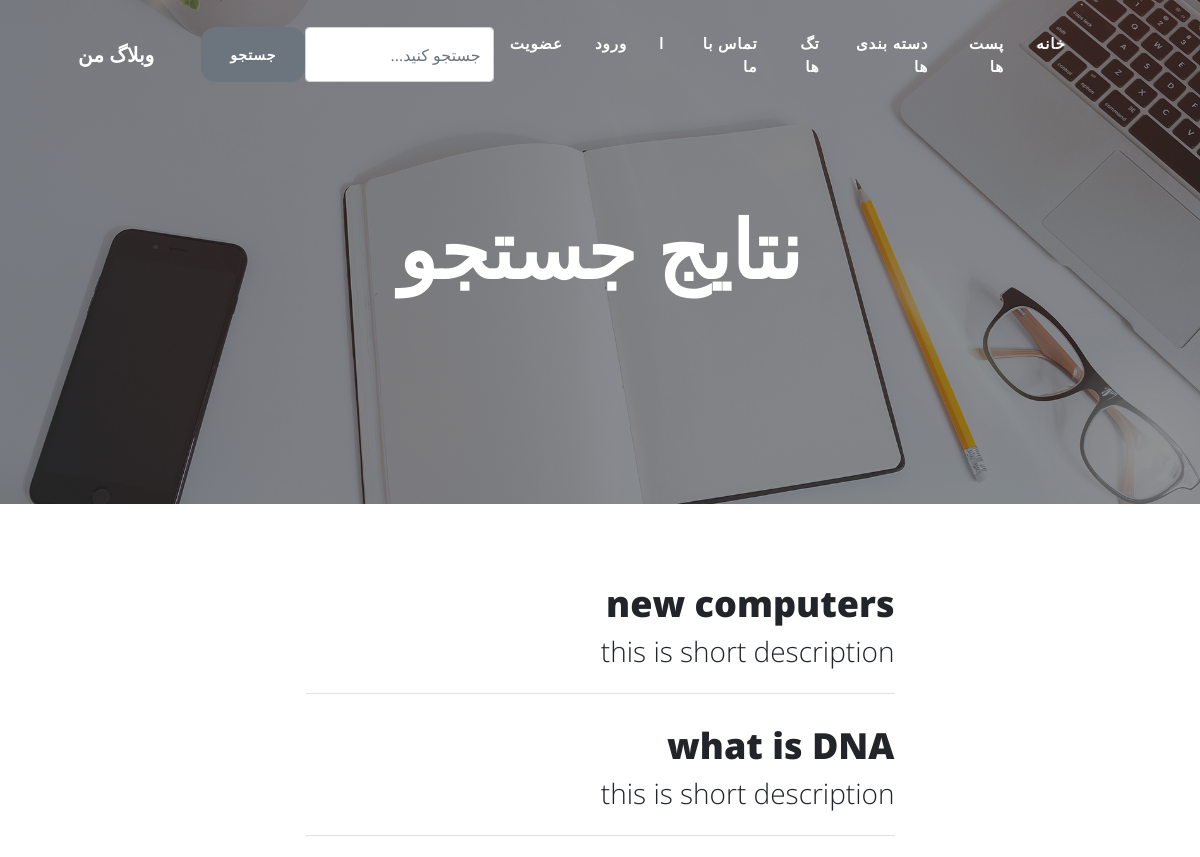
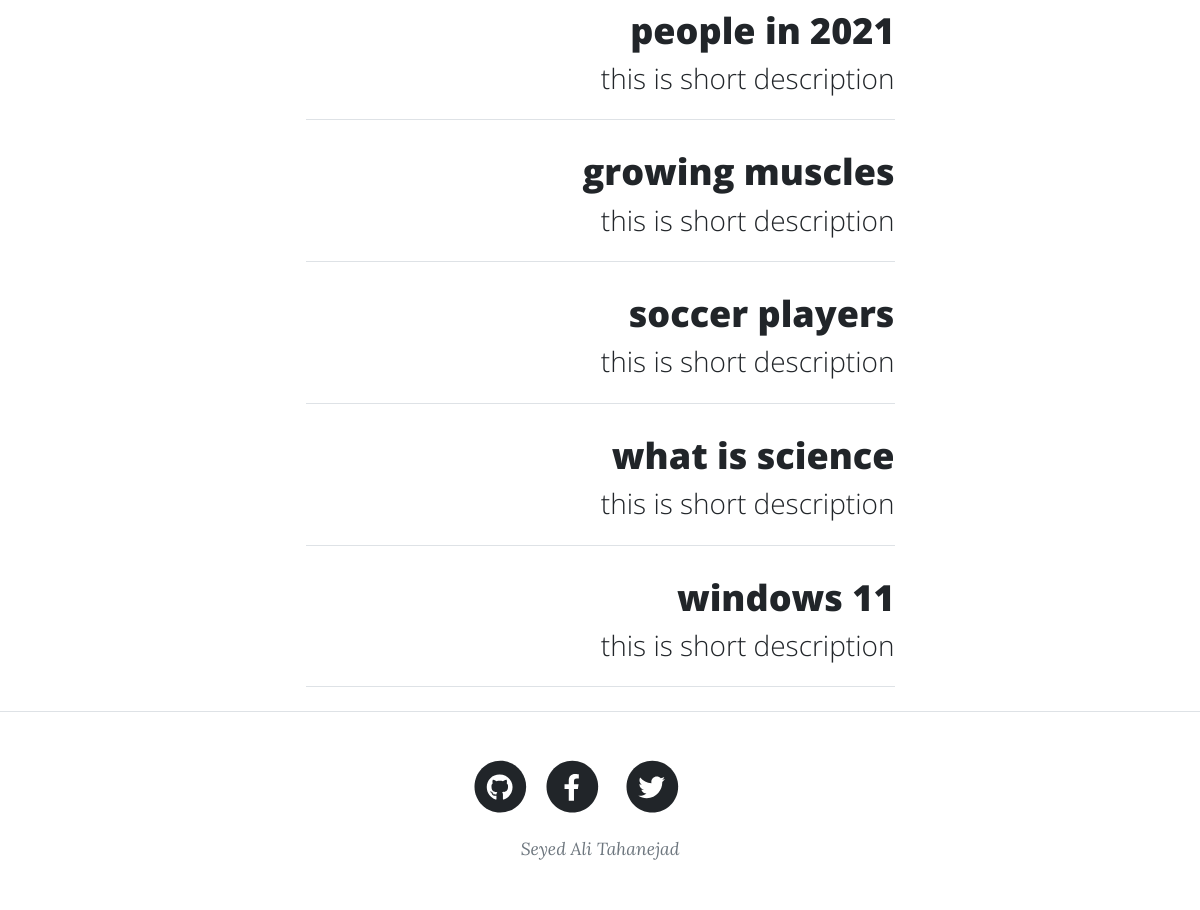
Screenshot of /search with the database file from the repository (2 pictures, top to bottom).
### post/models.py (models this page shows, shortened)
class Post(models.Model):
    writer = models.ForeignKey(User, null=True, on_delete=models.SET_NULL)
    category = models.ManyToManyField(Category)
    """ the unique field is not used in the post title because of question number 2 """
    title = models.CharField(max_length=120)
    short_description = models.CharField(
        max_length=300, default="this is short description"
    )
    description = models.TextField()
    created_at = models.DateTimeField(auto_now_add=True)
    updated_at = models.DateTimeField(auto_now=True)
    tag = models.ManyToManyField(Tag, default="SEO",blank=True)
    image = models.ImageField(upload_to="uploads", null=True, blank=True)
    like = models.IntegerField(default=0)
    is_published = models.BooleanField(default=False)
    slug = models.SlugField(null=True)
    """ check if have exception for slug unique, generate slug with randomnuber"""
    class Meta:
        ordering = ["created_at"]

### post/views.py (the view)
# urls.py: path("search", SearchView.as_view(), name="search"),
class SearchView(ListView):
    template_name = "post/search.html"
    context_object_name ='posts'
    def  get_queryset(self):
        queryset = Post.objects.all()
        q = self.request.GET.get('q')
        if q:
            queryset = queryset.filter(Q(title__contains=q) | Q(description__contains=q))
        return queryset

### post/templates/post/search.html (shortened to what this page needs)
{% extends "main.html"%}
 {% load static %}
 {% block header_background %}
            <header class="masthead" style="background-image:url({%static 'theme/home-bg.jpg'%})">
            {% endblock header_background%}
{% block page_title %} نتایج جستجو {% endblock page_title %}
 {% block content %}
<div class="container px-4 px-lg-5">
  <div class="row gx-4 gx-lg-5 justify-content-center">
    <div class="col-md-10 col-lg-8 col-xl-7">
{% for post in posts %}
      <div class="post-preview">
        <a href="{% url 'post_detail' post.slug %}">
          <h2 class="post-title">
            {{post.title}}
          </h2>
          <h3 class="post-subtitle">
           {{ post.short_description}}
          </h3>
        </a>
      </div>
           <hr class="my-4" />
{% endfor %}
      </div>
    </div>
  </div>
{% endblock content %}

### rows the page displays
Post: title "new computers", short_description "this is short description"
Post: title "what is DNA", short_description "this is short description"
Post: title "people in 2021", short_description "this is short description"
Post: title "growing muscles", short_description "this is short description"
Post: title "soccer players", short_description "this is short description"
Post: title "what is science", short_description "this is short description"
Post: title "windows 11", short_description "this is short description"
